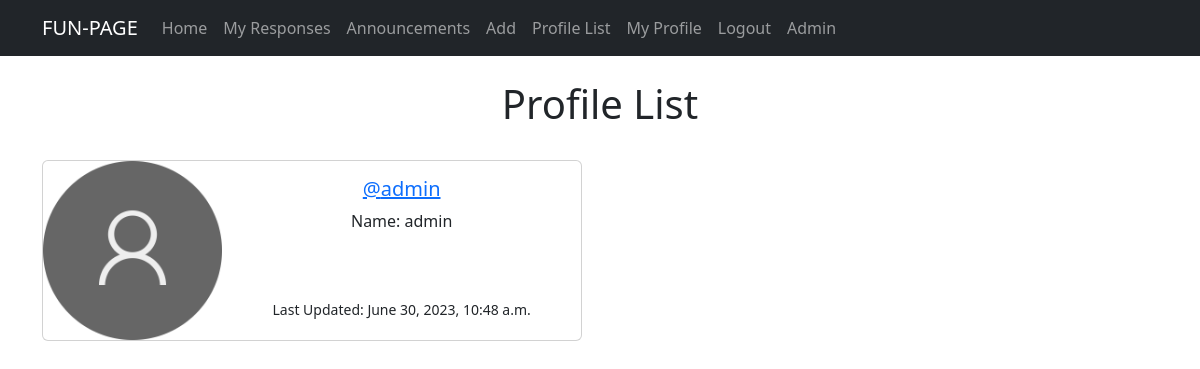
The app's page /profile_list/ (signed in), older data.
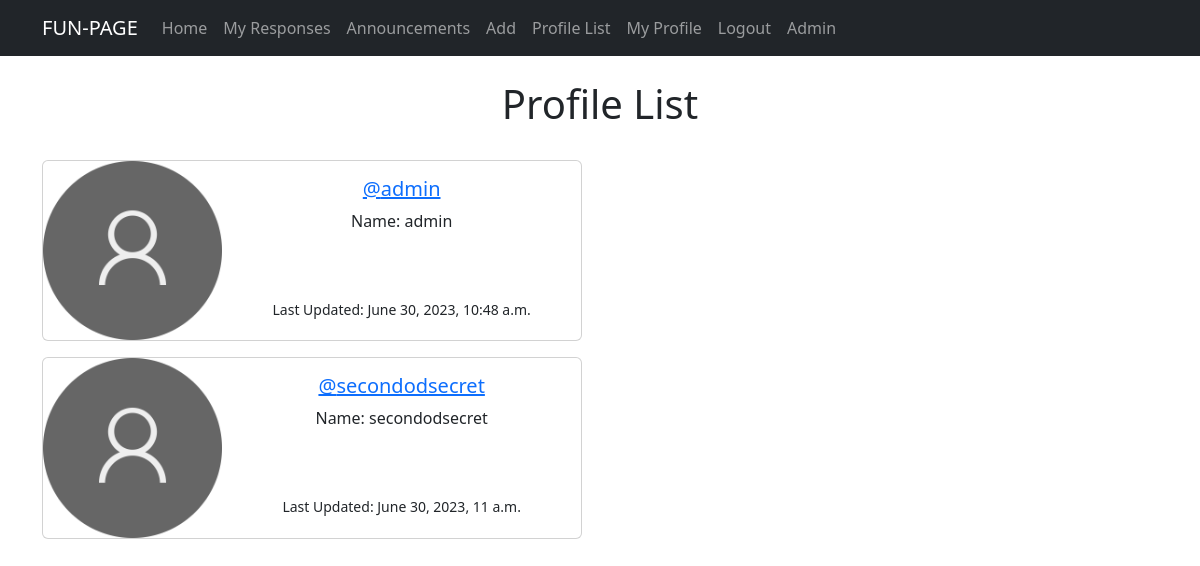
The same page, newer data.
### fun/models.py (models this page shows, shortened)
class Profile(models.Model):
    user = models.OneToOneField(User, on_delete=models.CASCADE)
    follows = models.ManyToManyField("self",
                                     related_name="followed_by",
                                     symmetrical=False,
                                     blank=True)
    date_modified = models.DateTimeField(User, auto_now=True)
    comments = models.ManyToManyField(Comment,
                                       related_name="commented_by",
                                       blank=True)

### fun/views.py (the view)
# urls.py: path('profile_list/', views.profile_list, name='profile_list'),
def profile_list(request):
    if request.user.is_authenticated:
        profiles = Profile.objects.exclude(user=request.user)
        return render(request, 'profile_list.html', {"profiles": profiles})
    else:
        messages.success(request, ("You must be logged in to view this page."))
        return redirect('home')

### templates/profile_list.html
{% extends 'flatpages/default.html' %}
{% load static %}
{% block content %}
<h1> Profile List</h1>
<br/>
{% if profiles %}
    {% for profile in profiles %}
<div class="card mb-3" style="max-width: 540px;">
  <div class="row g-0">
    <div class="col-md-4">
      <img src="{% static 'images/default_profile_image.png' %}" class="img-fluid rounded-start" alt="Profile img"></img>
    </div>
    <div class="col-md-8">
      <div class="card-body">
        <h5 class="card-title"><a href="{% url 'profile' profile.user.pk %}">@{{ profile.user.username|lower}}</a></h5>
        <p class="card-text">Name: {{ profile.user.username}}</p> <br/> <br/>
        <p class="card-text"><small class="text-body-secondary">Last Updated: {{ profile.date_modified}}</small></p>
      </div>
    </div>
  </div>
</div>
  {% endfor %}
{% endif %}
{% endblock content %}

Row changes from the older to the newer data that the page shows:
added Profile: user.username "secondodsecret", date_modified "June 30, 2023, 11 a.m."
